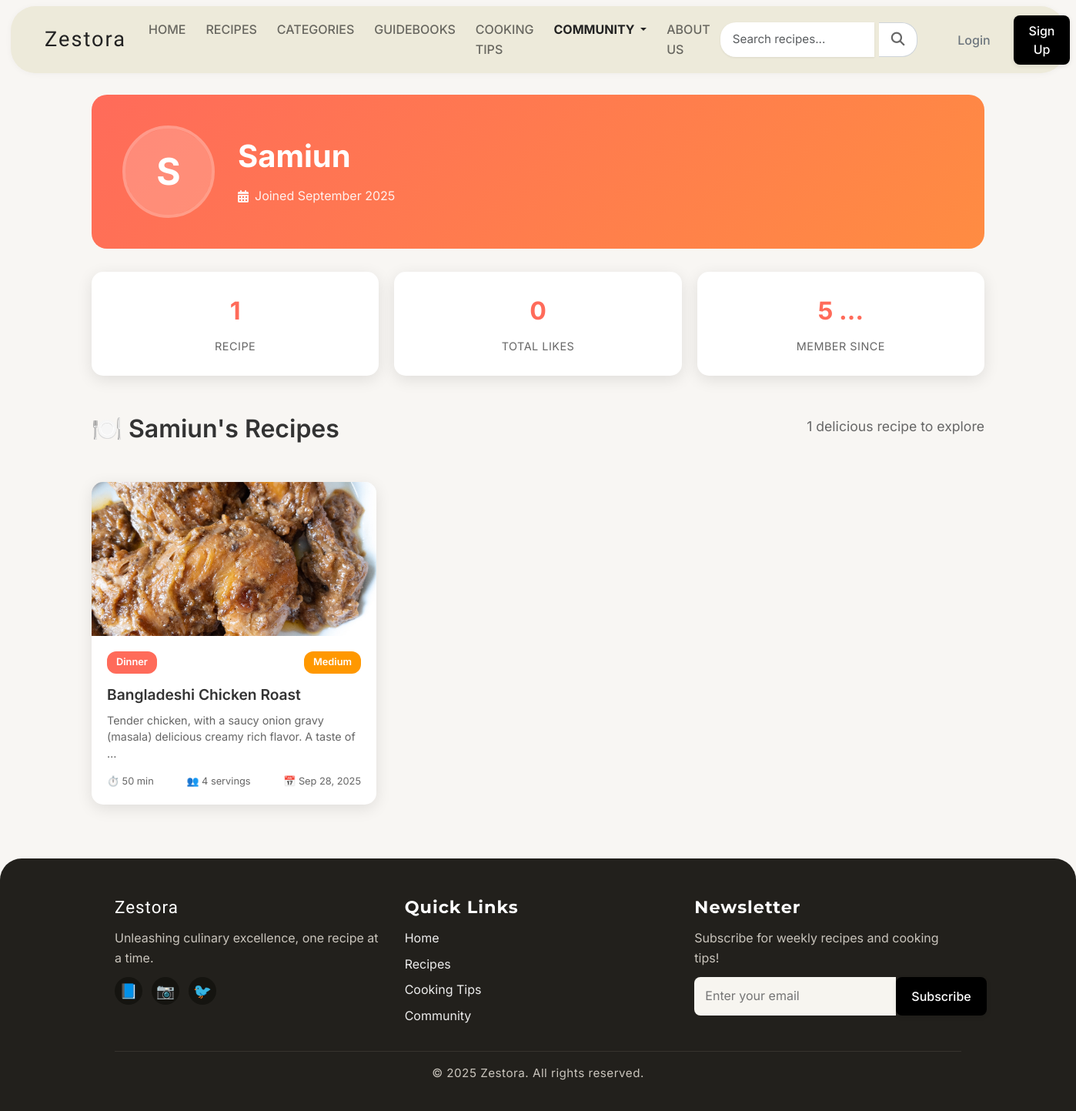
The page /community/profile/7/ on the database as committed earlier.
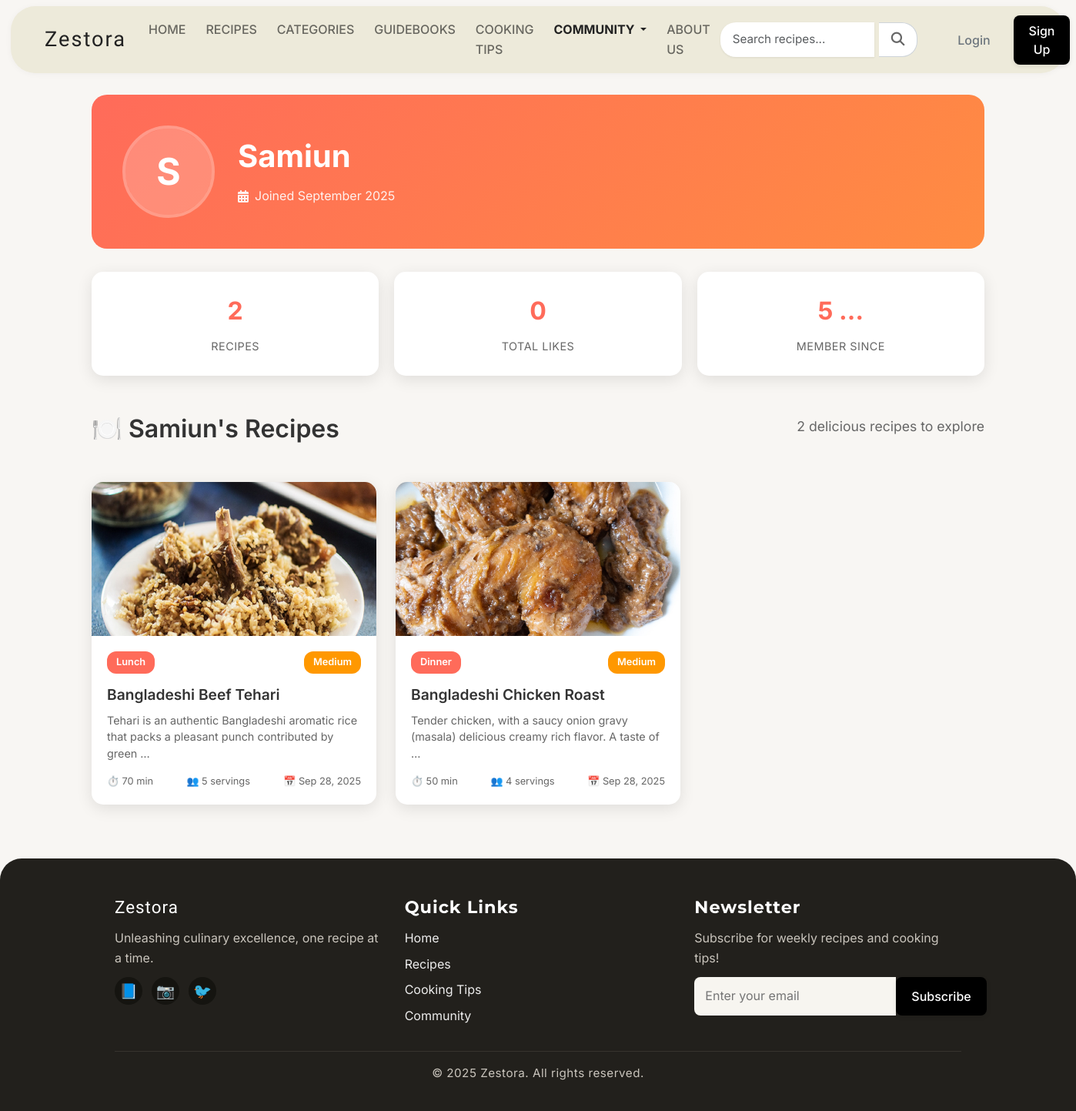
The same page on the database as committed later.
### recipes/models.py (models this page shows, shortened)
class Recipe(models.Model):
    DIFFICULTY_CHOICES = [
        ('easy', 'Easy'),
        ('medium', 'Medium'),
        ('hard', 'Hard'),
    ]
    title = models.CharField(max_length=200)
    slug = models.SlugField(unique=True)
    description = models.TextField()
    ingredients = models.TextField()
    instructions = models.TextField()
    prep_time = models.IntegerField(help_text="Preparation time in minutes")
    cook_time = models.IntegerField(help_text="Cooking time in minutes")
    servings = models.IntegerField()
    difficulty = models.CharField(max_length=10, choices=DIFFICULTY_CHOICES)
    category = models.ForeignKey(Category, on_delete=models.CASCADE)
    image = models.ImageField(upload_to='recipes/', blank=True, null=True, help_text="Upload recipe image")
    author = models.ForeignKey(User, on_delete=models.CASCADE)
    featured = models.BooleanField(default=False)
    created_at = models.DateTimeField(auto_now_add=True)
    updated_at = models.DateTimeField(auto_now=True)
    @property
    def total_time(self):
        return self.prep_time + self.cook_time

class Category(models.Model):
    name = models.CharField(max_length=100)
    slug = models.SlugField(unique=True)
    description = models.TextField(blank=True)
    image = models.ImageField(upload_to='categories/', blank=True, null=True)
    created_at = models.DateTimeField(auto_now_add=True)
    class Meta:
        verbose_name_plural = "Categories"

### community/views.py (the view)
# urls.py: path('profile/<int:user_id>/', views.user_profile, name='user_profile'),
def user_profile(request, user_id):
    user = get_object_or_404(User, id=user_id)
    try:
        profile = user.userprofile
    except UserProfile.DoesNotExist:
        profile = None
    user_recipes = Recipe.objects.filter(author=user).order_by('-created_at')
    paginator = Paginator(user_recipes, 12)  # Show 12 recipes per page
    page_number = request.GET.get('page')
    recipes_page = paginator.get_page(page_number)
    recipe_count = user_recipes.count()
    total_likes = sum([getattr(recipe, 'likes', 0) for recipe in user_recipes])
    return render(request, 'community/user_profile.html', {
        'profile_user': user,
        'profile': profile,
        'recipes_page': recipes_page,
        'recipe_count': recipe_count,
        'total_likes': total_likes,
        'active_page': 'community'
    })

### templates/community/user_profile.html (shortened to what this page needs)
{% extends 'base.html' %}
{% load static %}
{% block content %}
<div class="profile-container">
    <div class="profile-header">
        <div class="profile-banner">
            <div class="profile-info">
                <div class="profile-avatar">
                    {% if profile and profile.profile_image %}
                        <img src="{{ profile.profile_image.url }}" alt="{{ profile_user.get_full_name|default:profile_user.username }}">
                    {% else %}
                        <div class="avatar-placeholder">
                            {{ profile_user.first_name.0|default:profile_user.username.0|upper }}
                        </div>
                    {% endif %}
                </div>
                <div class="profile-details">
                    <h1>{{ profile_user.get_full_name|default:profile_user.username }}</h1>
                    <div class="profile-meta">
                        <span class="meta-item">
                            <i class="fas fa-calendar-alt"></i>
                            Joined {{ profile_user.date_joined|date:"F Y" }}
                        </span>
                    </div>
                </div>
            </div>
        </div>
        <div class="profile-stats">
            <div class="stat-card">
                <span class="stat-number">{{ recipe_count }}</span>
                <span class="stat-label">Recipe{{ recipe_count|pluralize }}</span>
            </div>
            <div class="stat-card">
                <span class="stat-number">{{ total_likes|default:0 }}</span>
                <span class="stat-label">Total Likes</span>
            </div>
            <div class="stat-card">
                <span class="stat-number">{{ profile_user.date_joined|timesince|truncatewords:1 }}</span>
                <span class="stat-label">Member Since</span>
            </div>
        </div>
    </div>
    <div class="profile-content">
        <div class="section-header">
            <h2>🍽️ {{ profile_user.first_name|default:profile_user.username }}'s Recipes</h2>
            {% if recipe_count > 0 %}
                <p>{{ recipe_count }} delicious recipe{{ recipe_count|pluralize }} to explore</p>
            {% endif %}
        </div>
        {% if recipes_page %}
            <div class="recipes-grid">
                {% for recipe in recipes_page %}
                <div class="recipe-card">
                    <div class="recipe-image">
                        {% if recipe.image %}
                            {% if recipe.image.name|slice:":8" == "recipes/" %}
                                <img src="{{ recipe.image.url }}" alt="{{ recipe.title }}">
                            {% else %}
                                <img src="{% static recipe.image %}" alt="{{ recipe.title }}">
                            {% endif %}
                        {% else %}
                            <div class="recipe-placeholder">🍽️</div>
                        {% endif %}
                    </div>
                    <div class="recipe-content">
                        <div class="recipe-meta">
                            <span class="category-badge">{{ recipe.category.name }}</span>
                            <span class="difficulty-badge difficulty-{{ recipe.difficulty }}">
                                {{ recipe.get_difficulty_display }}
                            </span>
                        </div>
                        <h3><a href="{% url 'recipes:recipe_detail' recipe.slug %}">{{ recipe.title }}</a></h3>
                        <p>{{ recipe.description|truncatewords:15 }}</p>
                        <div class="recipe-stats">
                            <span class="time">⏱️ {{ recipe.total_time }} min</span>
                            <span class="servings">👥 {{ recipe.servings }} servings</span>
                            <span class="date">📅 {{ recipe.created_at|date:"M d, Y" }}</span>
                        </div>
                    </div>
                </div>
                {% endfor %}
            </div>
        {% endif %}
    </div>
</div>
{% endblock %}

Rows that differ between the two databases and show on the page:
added Recipe: image (picture), category.name "Lunch", difficulty "Medium", title "Bangladeshi Beef Tehari", description "Tehari is an authentic Bangladeshi aromatic rice that packs a pleasant punch contributed by green …", total_time "70", servings "5", created_at "Sep 28, 2025"
Other text that changed with them:
{{ recipe_count }}: "1" → "2"
